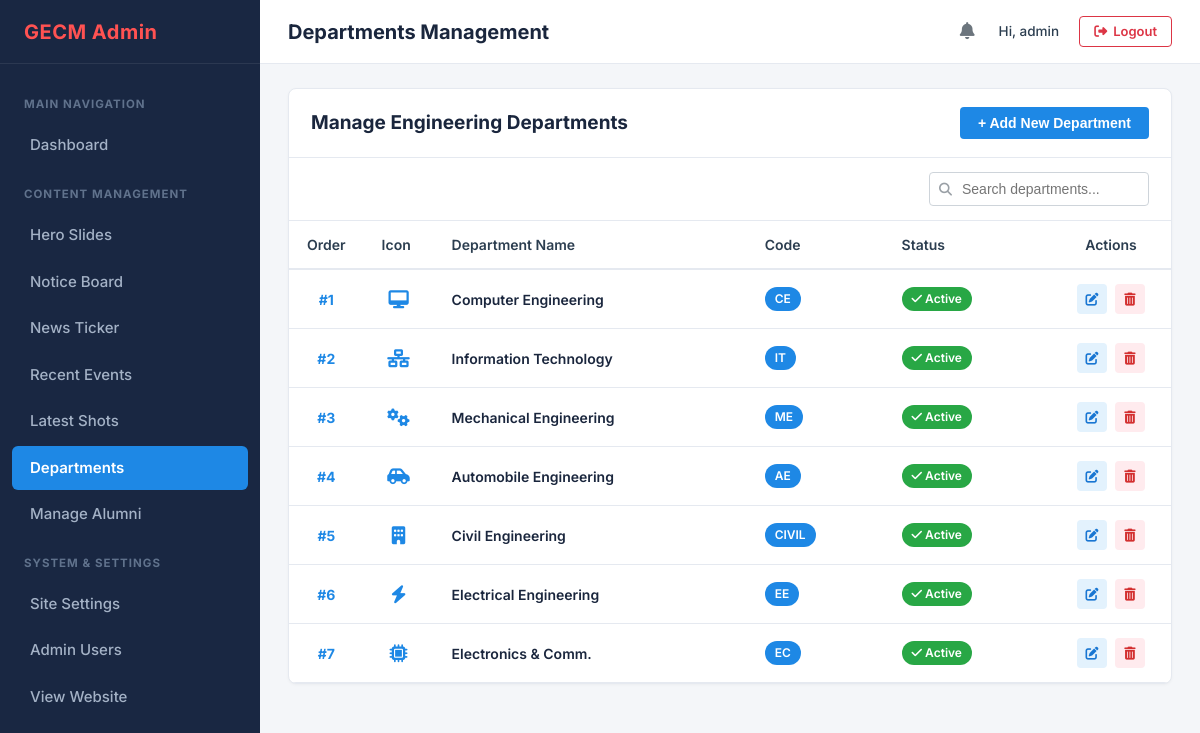
The page /admin/departments.php (signed in) on the database its author committed.
### tables this page shows
CREATE TABLE IF NOT EXISTS `departments` (
    `id` INT AUTO_INCREMENT PRIMARY KEY,
    `name` VARCHAR(150) NOT NULL,
    `code` VARCHAR(20) NOT NULL UNIQUE,
    `icon_class` VARCHAR(100) NOT NULL DEFAULT 'fas fa-graduation-cap',
    `learn_more_url` VARCHAR(255) DEFAULT '#',
    `display_order` INT NOT NULL DEFAULT 0,
    `is_active` TINYINT(1) NOT NULL DEFAULT 1,
    `created_at` TIMESTAMP DEFAULT CURRENT_TIMESTAMP,
    INDEX `idx_dept_active` (`is_active`, `display_order`)
);

### admin/departments.php (the view, shortened to what this page needs)
<?php
$pdo = getDBConnection();
$departments = [];
if ($pdo) {
    $stmt = $pdo->query("SELECT * FROM departments ORDER BY display_order ASC, id ASC");
    $departments = $stmt->fetchAll();
}
require_once __DIR__ . '/includes/header.php';
?>
<div class="admin-card">
    <div class="card-top">
        <div class="card-title-group">
            <h2 class="card-title">Manage Engineering Departments</h2>
        </div>
        <button type="button" class="btn-add-new" onclick="openModal('addDeptModal')">
            + Add New Department
        </button>
    </div>
    <div class="card-actions-row">
        <div class="card-filters" style="margin-left: auto;">
            <div class="search-input-group">
                <i class="fas fa-search"></i>
                <input type="text" class="search-input" placeholder="Search departments..." data-table-search="deptsTable">
            </div>
        </div>
    </div>
    <div class="table-responsive">
        <table class="admin-table" id="deptsTable">
            <thead>
                <tr>
                    <th style="width: 60px;">Order</th>
                    <th style="width: 70px;">Icon</th>
                    <th>Department Name</th>
                    <th>Code</th>
                    <th>Status</th>
                    <th style="width: 120px; text-align: center;">Actions</th>
                </tr>
            </thead>
            <tbody>
                <?php foreach ($departments as $row): ?>
                <tr data-status="<?= $row['is_active'] ? 'active' : 'inactive' ?>">
                    <td style="font-weight: 700; color: #1e88e5; text-align: center;">#<?= $row['display_order'] ?></td>
                    <td style="text-align: center; font-size: 18px; color: #1e88e5;">
                        <i class="<?= htmlspecialchars($row['icon_class']) ?>"></i>
                    </td>
                    <td style="font-weight: 600; color: #1a263d;">
                        <?= htmlspecialchars($row['name']) ?>
                    </td>
                    <td>
                        <span class="badge badge-primary"><?= htmlspecialchars($row['code']) ?></span>
                    </td>
                    <td>
                        <a href="departments.php?toggle=<?= $row['id'] ?>" title="Click to toggle status">
                            <?php if ($row['is_active']): ?>
                                <span class="badge badge-success"><i class="fas fa-check"></i> Active</span>
                            <?php else: ?>
                                <span class="badge badge-secondary"><i class="fas fa-eye-slash"></i> Inactive</span>
                            <?php endif; ?>
                        </a>
                    </td>
                    <td style="text-align: center;">
                        <div class="table-actions" style="justify-content: center;">
                            <a href="departments.php?edit=<?= $row['id'] ?>" class="btn-table-action btn-edit" title="Edit">
                                <i class="fas fa-edit"></i>
                            </a>
                            <a href="departments.php?delete=<?= $row['id'] ?>" class="btn-table-action btn-delete" title="Delete" onclick="return confirm('Delete this department?');">
                                <i class="fas fa-trash-alt"></i>
                            </a>
                        </div>
                    </td>
                </tr>
                <?php endforeach; ?>
            </tbody>
        </table>
    </div>
</div>
<?php require_once __DIR__ . '/includes/footer.php'; ?>

### admin/css/admin.css (style rules this page uses)
:root { --admin-sidebar-bg: #192742; --admin-sidebar-hover: rgba(255, 255, 255, 0.08); --admin-sidebar-active: #1e88e5; --admin-sidebar-text: #a4b2c6; --admin-sidebar-text-active: #ffffff; --admin-brand-color: #ff5252; --admin-topbar-bg: #ffffff; --admin-body-bg: #f4f6f9; --admin-card-bg: #ffffff; --admin-border-color: #e5e9f0; --admin-text-main: #2c3e50; --admin-text-muted: #6c757d; --admin-primary: #1e88e5; --admin-success: #28a745; --admin-danger: #dc3545; --admin-warning: #ffc107; --admin-info: #00bcd4; --admin-dark-btn: #495057; --font-family: 'Inter', -apple-system, BlinkMacSystemFont, "Segoe UI", Roboto, "Helvetica Neue", Arial, sans-serif; }
*, *::before, *::after { box-sizing: border-box; margin: 0; padding: 0; }
body { font-family: var(--font-family); background-color: var(--admin-body-bg); color: var(--admin-text-main); line-height: 1.5; font-size: 14px; -webkit-font-smoothing: antialiased; }
a { color: var(--admin-primary); text-decoration: none; transition: color 0.2s ease; }
.admin-card { background-color: var(--admin-card-bg); border: 1px solid var(--admin-border-color); border-radius: 8px; box-shadow: 0 1px 3px rgba(0, 0, 0, 0.04); margin-bottom: 24px; overflow: hidden; }
.card-top { padding: 18px 22px; display: flex; align-items: center; justify-content: space-between; border-bottom: 1px solid var(--admin-border-color); flex-wrap: wrap; gap: 16px; }
.card-title-group { display: flex; align-items: center; gap: 10px; }
.card-title { font-size: 19px; font-weight: 700; color: #1a263d; }
.card-actions-row { padding: 14px 22px; display: flex; align-items: center; justify-content: space-between; flex-wrap: wrap; gap: 14px; background-color: #ffffff; border-bottom: 1px solid var(--admin-border-color); }
.card-filters { display: flex; align-items: center; gap: 12px; flex-wrap: wrap; }
.search-input-group { position: relative; display: flex; align-items: center; }
.search-input-group i { position: absolute; left: 10px; color: #9aa0a6; font-size: 13px; }
.search-input { padding: 8px 12px 8px 32px; border: 1px solid #ced4da; border-radius: 4px; font-size: 14px; outline: none; width: 220px; transition: border-color 0.2s ease, width 0.2s ease; }
.btn-add-new { background-color: var(--admin-primary); color: #ffffff; padding: 8px 18px; border-radius: 4px; font-size: 14px; font-weight: 600; display: inline-flex; align-items: center; gap: 6px; border: none; cursor: pointer; transition: background-color 0.2s ease; }
.table-responsive { width: 100%; overflow-x: auto; }
.admin-table { width: 100%; border-collapse: collapse; text-align: left; font-size: 14px; }
.admin-table th { background-color: #ffffff; color: #2c3e50; font-weight: 600; padding: 13px 18px; border-bottom: 2px solid var(--admin-border-color); white-space: nowrap; font-size: 14px; }
.admin-table td { padding: 14px 18px; border-bottom: 1px solid var(--admin-border-color); color: #495057; vertical-align: middle; font-size: 14px; }
.admin-table tbody tr { transition: background-color 0.15s ease; }
.badge { display: inline-block; padding: 3px 10px; border-radius: 12px; font-size: 12px; font-weight: 600; text-align: center; }
.badge-success { background-color: #28a745; color: #fff; }
.badge-primary { background-color: #1e88e5; color: #fff; }
.table-actions { display: flex; align-items: center; gap: 8px; }
.btn-table-action { width: 30px; height: 30px; border-radius: 4px; border: none; display: inline-flex; align-items: center; justify-content: center; cursor: pointer; font-size: 13px; transition: opacity 0.2s ease; }
.btn-edit { background-color: #e3f2fd; color: #1976d2; }
.btn-delete { background-color: #ffebee; color: #d32f2f; }

### rows shown on the page
departments: display_order "1", name "Computer Engineering", code "CE", is_active 1 (drawn)
departments: display_order "2", name "Information Technology", code "IT", is_active 1 (drawn)
departments: display_order "3", name "Mechanical Engineering", code "ME", is_active 1 (drawn)
departments: display_order "4", name "Automobile Engineering", code "AE", is_active 1 (drawn)
departments: display_order "5", name "Civil Engineering", code "CIVIL", is_active 1 (drawn)
departments: display_order "6", name "Electrical Engineering", code "EE", is_active 1 (drawn)
departments: display_order "7", name "Electronics & Comm.", code "EC", is_active 1 (drawn)

### other values the page prints
$page_title "Departments Management"
$admin['username'] "admin"
